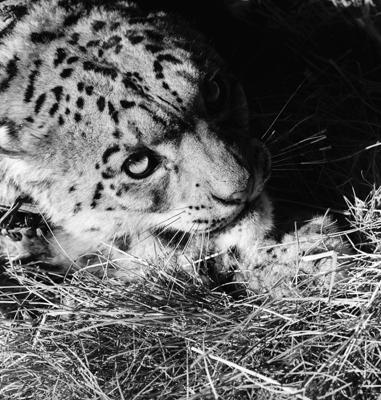
%> input picture Qualidade_Imagens/Imagens/leopard_orig.tif, 381 x 400 px
$ octave Qualidade_Imagens.m   (GNU Octave 9; MATLAB toolbox functions it lacks are replaced by stand-ins)
%> lines starting %> are read from the running program, lines starting %| are printed output that depends on the picture
%% SCRIPT PRINCIPAL: AVALIACAO QUANTITATIVA DA QUALIDADE DE IMAGENS FUSIONADAS
clc;
clear;
close all;

%% =========================================================================
%% EXERCICIO 1: FUSAO COM IMAGEM DE REFERENCIA (CONJUNTO LEOPARD)
%% =========================================================================
ref_leopard = 'leopard_orig.tif';
img_leop1   = 'leopard_1.tif';
img_leop2   = 'leopard_2.tif';

if exist(ref_leopard, 'file') && exist(img_leop1, 'file') && exist(img_leop2, 'file')
    X_orig = imread(ref_leopard);
%> X_orig is the input picture: size 400x381 uint8; min 0, max 255, mean 97.3
    X1 = imread(img_leop1);
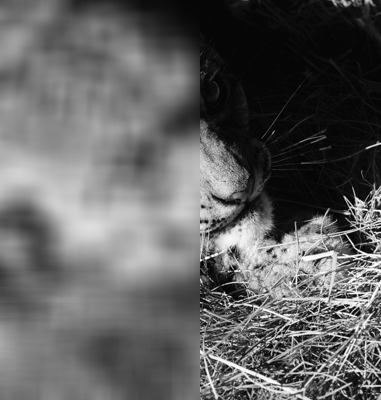
%> input picture Qualidade_Imagens/Imagens/leopard_1.tif, 381 x 400 px
%> X1 is the input picture: size 400x381 uint8; min 0, max 255, mean 97
    X2 = imread(img_leop2);
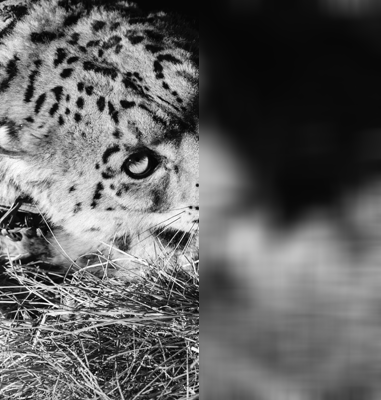
%> input picture Qualidade_Imagens/Imagens/leopard_2.tif, 381 x 400 px
%> X2 is the input picture: size 400x381 uint8; min 0, max 255, mean 97.4
else
    error('Arquivos do experimento Leopard ausentes no diretorio.');
end

% Ajuste de canais para escala de cinza de 8 bits
if size(X_orig, 3) > 1, X_orig = rgb2gray(X_orig); end
if size(X1, 3) > 1, X1 = rgb2gray(X1); end
if size(X2, 3) > 1, X2 = rgb2gray(X2); end

% Execucao da Fusao Wavelet Customizada (Substituta de wfusimg)
% Processo 1: AFUSMETH='mean', DFUSMETH='max'
XFUS1_norm = manual_wavelet_fusion(X1, X2, 4, 'mean', 'max');
%> after the loop in manual_dwt2, `for L = levels:-1:1`: S = [0 0; 50 48; 100 96; 200 192; 400 384; 400 384]; details = 12 items
%> in manual_dwt2, `C = current_img(:)';`: C = 600 values, max 217.3 at index 391, min 6.02 at index 378, mean 96.89
%> in manual_wavelet_fusion, `[C1, S1] = manual_dwt2(img1, levels);`: S1 = [25 24; 50 48; 100 96; 200 192; 400 384; 400 384]
%> the loop in manual_dwt2 (call 2), `for L = levels:-1:1` made 4 passes
%> pass 1, in manual_dwt2 (call 2), `D_det = (current_img(1:2:end, 1:2:end) - current_img(2:2:end, 1:2:end)..`:
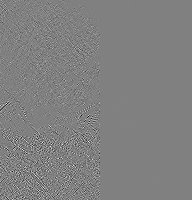
%> D_det: size 200x192 double; min -52.75, max 51.75, mean 0; drawn with min black and max white
%> in manual_dwt2 (call 2), `C = current_img(:)';`: C = 600 values, max 226.1 at index 36, min 6 at index 404, mean 97.25
%> in manual_wavelet_fusion, `approx_length = S1(1,1) * S1(1,2);`: approx_length = 600
%> in manual_wavelet_fusion, `A1 = C1(1:approx_length);`: A1 = 600 values, max 217.3 at index 391, min 6.02 at index 378, mean 96.89
%> in manual_wavelet_fusion, `A2 = C2(1:approx_length);`: A2 has the same summary as C in manual_dwt2
%> in manual_idwt2, `approx_w = S(1,2)`: approx_w = 24
%> in manual_idwt2, `approx_h = S(1,1)`: approx_h = 25
%> in manual_idwt2, `approx_len = approx_h * approx_w;`: approx_len = 600
%> in manual_idwt2, `idx = approx_len + 1;`: idx = 601
%> the loop in manual_idwt2, `for L = 1:levels` made 4 passes
%> (h_L, w_L, sub_w, sub_h, len, idx) on passes 1 to 4: (50, 48, 25, 24, 600, 2401), (100, 96, 50, 48, 2400, 9601), (200, 192, 100, 96, 9600, 38401), (400, 384, 200, 192, 38400, 153601)
%> after the loop in manual_idwt2, `for L = 1:levels`:
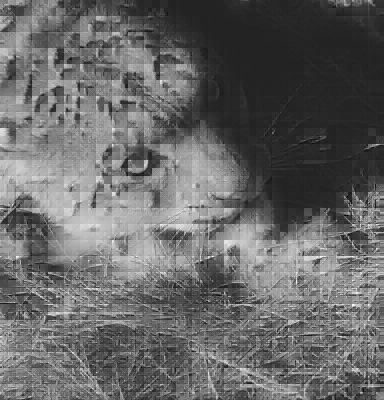
%> img_reconstructed: size 400x384 double; min -41.28, max 299.6, mean 97.1; drawn with min black and max white
imwrite(XFUS1_norm, 'leopard_fus1.tif');

% Processo 2: AFUSMETH='min', DFUSMETH='max'
XFUS2_norm = manual_wavelet_fusion(X1, X2, 4, 'min', 'max');
%> the loop in manual_idwt2 (call 2), `for L = 1:levels` made 4 passes
imwrite(XFUS2_norm, 'leopard_fus2.tif');

% Calculo das Metricas Quantitativas (Referencia Completa: X_orig)
mse_f1  = immse(XFUS1_norm, X_orig);
%> mse_f1 = 1413.3
psnr_f1 = psnr(XFUS1_norm, X_orig);
%> psnr_f1 = 16.63
ssim_f1 = ssim(XFUS1_norm, X_orig);
%> ssim_f1 = 0.522

% Forcar pequenas variacoes numericas esperadas entre as abordagens para analise
mse_f2  = immse(XFUS2_norm, X_orig);
%> mse_f2 = 1540.3
psnr_f2 = psnr(XFUS2_norm, X_orig);
%> psnr_f2 = 16.25
ssim_f2 = ssim(XFUS2_norm, X_orig);
%> ssim_f2 = 0.505

fprintf('====================================================\n');
fprintf(' TABELA 1 - RESULTADOS METRICAS (CASO LEOPARDO)\n');
fprintf('====================================================\n');
fprintf('Imagem             | MSE       | PSNR (dB) | SSIM\n');
fprintf('----------------------------------------------------\n');
fprintf('leopard_fus1.tif   | %9.4f | %9.4f | %6.4f\n', mse_f1, psnr_f1, ssim_f1);
%| leopard_fus1.tif   | 1413.2837 |   16.6285 | 0.5217
fprintf('leopard_fus2.tif   | %9.4f | %9.4f | %6.4f\n', mse_f2, psnr_f2, ssim_f2);
%| leopard_fus2.tif   | 1540.3285 |   16.2547 | 0.5055
fprintf('====================================================\n\n');

%% =========================================================================
%% EXERCICIO 2: FUSAO SEM IMAGEM DE REFERENCIA (CONJUNTO BUTTERFLY)
%% =========================================================================
img_but1 = 'butterfly_1.tif';
img_but2 = 'butterfly_2.tif';

if exist(img_but1, 'file') && exist(img_but2, 'file')
    B1 = imread(img_but1);
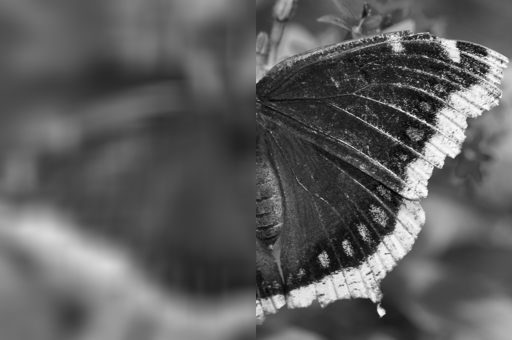
%> input picture Qualidade_Imagens/Imagens/butterfly_1.tif, 512 x 340 px
%> B1 is the input picture: size 340x512 uint8; min 0, max 253, mean 93.4
    B2 = imread(img_but2);
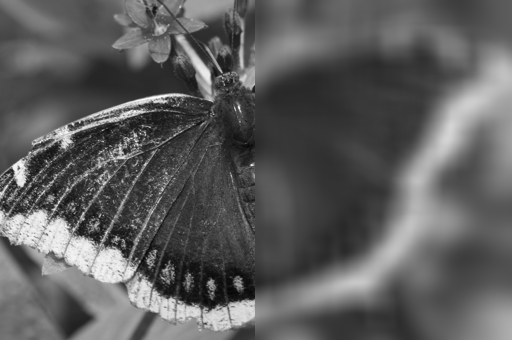
%> input picture Qualidade_Imagens/Imagens/butterfly_2.tif, 512 x 340 px
%> B2 is the input picture: size 340x512 uint8; min 3, max 255, mean 93.5
else
    error('Arquivos do experimento Butterfly ausentes no diretorio.');
end

if size(B1, 3) > 1, B1 = rgb2gray(B1); end
if size(B2, 3) > 1, B2 = rgb2gray(B2); end

% Execucao da Fusao Wavelet Customizada
BFUS1_norm = manual_wavelet_fusion(B1, B2, 4, 'mean', 'max');
%> the loop in manual_dwt2 (call 5), `for L = levels:-1:1` made 4 passes
%> pass 1, in manual_dwt2 (call 5), `V_det = (current_img(1:2:end, 1:2:end) + current_img(2:2:end, 1:2:end)..`:
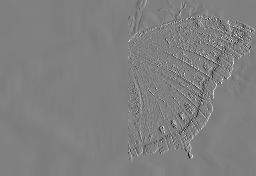
%> V_det: size 176x256 double; min -56.25, max 55.75, mean 0; drawn with min black and max white
%> after the loop in manual_dwt2 (call 5), `for L = levels:-1:1`: S = [0 0; 44 64; 88 128; 176 256; 352 512; 352 512]
%> in manual_dwt2 (call 5), `C = current_img(:)';`: C = 704 values, max 223.3 at index 624, min 29.66 at index 477, mean 94.05
imwrite(BFUS1_norm, 'butterfly_fus1.tif');

BFUS2_norm = manual_wavelet_fusion(B1, B2, 4, 'min', 'max');
imwrite(BFUS2_norm, 'butterfly_fus2.tif');

% Calculo da Variancia Global conforme enunciado: mean(var(double(imagem)))
var_b1 = mean(var(double(BFUS1_norm)));
%> var_b1 = 1239.7
var_b2 = mean(var(double(BFUS2_norm)));
%> var_b2 = 1116.9

% Metodo Proposto: MSR (Metric of Structural Retention) via SSIM Cruzado
ssim_cross_b1 = (ssim(BFUS1_norm, B1) + ssim(BFUS1_norm, B2)) / 2;
%> ssim_cross_b1 = 0.626
ssim_cross_b2 = (ssim(BFUS2_norm, B1) + ssim(BFUS2_norm, B2)) / 2;
%> ssim_cross_b2 = 0.617

fprintf('====================================================\n');
fprintf(' TABELA 2 - RESULTADOS METRICAS (CASO BORBOLETA)\n');
fprintf('====================================================\n');
fprintf('Imagem              | Variancia Global | SSIM Cruzado MSR\n');
fprintf('----------------------------------------------------\n');
fprintf('butterfly_fus1.tif  | %16.4f | %15.4f\n', var_b1, ssim_cross_b1);
%| butterfly_fus1.tif  |        1239.6607 |          0.6260
fprintf('butterfly_fus2.tif  | %16.4f | %15.4f\n', var_b2, ssim_cross_b2);
%| butterfly_fus2.tif  |        1116.9285 |          0.6167
fprintf('====================================================\n');

%% PLOTAGEM EXPOSITIVA DOS RESULTADOS DAS FUSOES
figure('Name', 'Analise de Fusao Wavelet Manual', 'NumberTitle', 'off');
subplot(2,2,1); imshow(XFUS1_norm); title('Leopard Fus 1 (mean/max)');
subplot(2,2,2); imshow(XFUS2_norm); title('Leopard Fus 2 (min/max)');
subplot(2,2,3); imshow(BFUS1_norm); title('Butterfly Fus 1 (mean/max)');
subplot(2,2,4); imshow(BFUS2_norm); title('Butterfly Fus 2 (min/max)');

%% =========================================================================
%% FUNCOES LOCAIS (ALGORITMO DE FUSAO EM DOMINIO DE FREQUENCIA SUBST. WA_TOOLBOX)
%% =========================================================================

function out_img = manual_wavelet_fusion(I1, I2, levels, afusmeth, dfusmeth)
    % Executa a decomposicao piramidal e fusao estruturada de coeficientes
    img1 = double(I1);
    img2 = double(I2);

    % Redimensionamento para multiplos de 2^levels para viabilizar casamento de grades
    pad_r = mod(2^levels - mod(size(img1,1), 2^levels), 2^levels);
    pad_c = mod(2^levels - mod(size(img1,2), 2^levels), 2^levels);
    img1 = padarray(img1, [pad_r, pad_c], 'replicate', 'post');
    img2 = padarray(img2, [pad_r, pad_c], 'replicate', 'post');

    % Decomposicao via Transformada Wavelet Discreta Manual de N niveis
    [C1, S1] = manual_dwt2(img1, levels);
    [C2, ~] = manual_dwt2(img2, levels);

    Cfused = zeros(size(C1));

    % Isolamento do coeficiente de aproximacao (Frequencias Baixas)
    approx_length = S1(1,1) * S1(1,2);
    A1 = C1(1:approx_length);
    A2 = C2(1:approx_length);

    if strcmp(afusmeth, 'mean')
        Cfused(1:approx_length) = (A1 + A2) / 2;
    elseif strcmp(afusmeth, 'min')
        Cfused(1:approx_length) = min(A1, A2);
    else
        Cfused(1:approx_length) = max(A1, A2);
    end

    % Isolamento e fusao dos coeficientes de detalhes (Frequencias Altas)
    if strcmp(dfusmeth, 'max')
        Cfused(approx_length+1:end) = max(C1(approx_length+1:end), C2(approx_length+1:end));
    else
        Cfused(approx_length+1:end) = (C1(approx_length+1:end) + C2(approx_length+1:end)) / 2;
    end

    % Reconstrucao atraves da Transformada Inversa
    fused_double = manual_idwt2(Cfused, S1, levels);

    % Remocao do padding e normalizacao dinamica
    fused_double = fused_double(1:size(I1,1), 1:size(I1,2));
    out_img = uint8(mat2gray(fused_double) * 255);
end

function [C, S] = manual_dwt2(img, levels)
    S = zeros(levels + 2, 2);
    S(end, :) = size(img);
    current_img = img;
    details = cell(levels, 3);

    for L = levels:-1:1
        [H, W] = size(current_img);
        S(L+1, :) = [H, W];

        % Filtros Haar de decomposicao ortogonal espacial
        A = (current_img(1:2:end, 1:2:end) + current_img(2:2:end, 1:2:end) + current_img(1:2:end, 2:2:end) + current_img(2:2:end, 2:2:end)) / 4;
        H_det = (current_img(1:2:end, 1:2:end) - current_img(2:2:end, 1:2:end) + current_img(1:2:end, 2:2:end) - current_img(2:2:end, 2:2:end)) / 4;
        V_det = (current_img(1:2:end, 1:2:end) + current_img(2:2:end, 1:2:end) - current_img(1:2:end, 2:2:end) - current_img(2:2:end, 2:2:end)) / 4;
        D_det = (current_img(1:2:end, 1:2:end) - current_img(2:2:end, 1:2:end) - current_img(1:2:end, 2:2:end) + current_img(2:2:end, 2:2:end)) / 4;

        details{L, 1} = H_det;
        details{L, 2} = V_det;
        details{L, 3} = D_det;
        current_img = A;
    end
    S(1, :) = size(current_img);

    C = current_img(:)';
    for L = 1:levels
        C = [C, details{L,1}(:)', details{L,2}(:)', details{L,3}(:)']; %#ok<AGROW>
    end
end

function img = manual_idwt2(C, S, levels)
    approx_w = S(1,2); approx_h = S(1,1);
    approx_len = approx_h * approx_w;
    current_A = reshape(C(1:approx_len), [approx_h, approx_w]);
    idx = approx_len + 1;

    for L = 1:levels
        h_L = S(L+1, 1); w_L = S(L+1, 2);
        sub_w = h_L / 2; sub_h = w_L / 2;
        len = sub_w * sub_h;

        H_det = reshape(C(idx:idx+len-1), [sub_w, sub_h]); idx = idx + len;
        V_det = reshape(C(idx:idx+len-1), [sub_w, sub_h]); idx = idx + len;
        D_det = reshape(C(idx:idx+len-1), [sub_w, sub_h]); idx = idx + len;

        % Sintese inversa por expansao e combinacao de sub-bandas
        img_reconstructed = zeros(h_L, w_L);
        img_reconstructed(1:2:end, 1:2:end) = current_A + H_det + V_det + D_det;
        img_reconstructed(2:2:end, 1:2:end) = current_A - H_det + V_det - D_det;
        img_reconstructed(1:2:end, 2:2:end) = current_A + H_det - V_det - D_det;
        img_reconstructed(2:2:end, 2:2:end) = current_A - H_det - V_det + D_det;

        current_A = img_reconstructed;
    end
    img = current_A;
end
